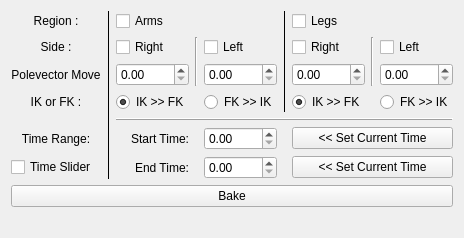
    <widget class="QWidget" name="matchBake">
     <attribute name="title">
      <string>Match Bake</string>
     </attribute>
     <layout class="QGridLayout" name="gridLayout">
      <item row="6" column="6" colspan="3">
       <widget class="QPushButton" name="setCurrentStartTime">
        <property name="text">
         <string>&lt;&lt; Set Current Time</string>
        </property>
       </widget>
      </item>
      <item row="7" column="6" colspan="3">
       <widget class="QPushButton" name="setCurrentEndTime">
        <property name="text">
         <string>&lt;&lt; Set Current Time</string>
        </property>
       </widget>
      </item>
      <item row="1" column="6">
       <widget class="QCheckBox" name="matchBake_legs">
        <property name="text">
         <string>Legs</string>
        </property>
       </widget>
      </item>
      <item row="2" column="7" rowspan="2">
       <widget class="Line" name="line_4">
        <property name="orientation">
         <enum>Qt::Vertical</enum>
        </property>
       </widget>
      </item>
      <item row="2" column="6">
       <widget class="QCheckBox" name="matchBake_legs_R">
        <property name="text">
         <string>Right</string>
        </property>
       </widget>
      </item>
      <item row="4" column="8">
       <widget class="QRadioButton" name="matchBake_legs_FKtoIK">
        <property name="text">
         <string>FK &gt;&gt; IK</string>
        </property>
        <attribute name="buttonGroup">
         <string notr="true">legs_radioButtonGrp</string>
        </attribute>
       </widget>
      </item>
      <item row="2" column="8">
       <widget class="QCheckBox" name="matchBake_legs_L">
        <property name="text">
         <string>Left</string>
        </property>
       </widget>
      </item>
      <item row="4" column="2">
       <widget class="QRadioButton" name="matchBake_arms_IKtoFK">
        <property name="text">
         <string>IK &gt;&gt; FK</string>
        </property>
        <property name="checked">
         <bool>true</bool>
        </property>
        <attribute name="buttonGroup">
         <string notr="true">arms_radioButtonGrp</string>
        </attribute>
       </widget>
      </item>
      <item row="4" column="6">
       <widget class="QRadioButton" name="matchBake_legs_IKtoFK">
        <property name="text">
         <string>IK &gt;&gt; FK</string>
        </property>
        <property name="checked">
         <bool>true</bool>
        </property>
        <attribute name="buttonGroup">
         <string notr="true">legs_radioButtonGrp</string>
        </attribute>
       </widget>
      </item>
      <item row="4" column="4">
       <widget class="QRadioButton" name="matchBake_arms_FKtoIK">
        <property name="text">
         <string>FK &gt;&gt; IK</string>
        </property>
        <attribute name="buttonGroup">
         <string notr="true">arms_radioButtonGrp</string>
        </attribute>
       </widget>
      </item>
      <item row="2" column="4">
       <widget class="QCheckBox" name="matchBake_arms_L">
        <property name="text">
         <string>Left</string>
        </property>
       </widget>
      </item>
      <item row="2" column="2">
       <widget class="QCheckBox" name="matchBake_arms_R">
        <property name="text">
         <string>Right</string>
        </property>
       </widget>
      </item>
      <item row="1" column="0">
       <widget class="QLabel" name="label_3">
        <property name="text">
         <string>Region :</string>
        </property>
        <property name="alignment">
         <set>Qt::AlignCenter</set>
        </property>
       </widget>
      </item>
      <item row="1" column="2">
       <widget class="QCheckBox" name="matchBake_arms">
        <property name="text">
         <string>Arms</string>
        </property>
       </widget>
      </item>
      <item row="6" column="2">
       <widget class="QLabel" name="startTime_label">
        <property name="text">
         <string>Start Time:</string>
        </property>
        <property name="alignment">
         <set>Qt::AlignRight|Qt::AlignTrailing|Qt::AlignVCenter</set>
        </property>
       </widget>
      </item>
      <item row="7" column="4">
       <widget class="QDoubleSpinBox" name="setEndTime"/>
      </item>
      <item row="6" column="4">
       <widget class="QDoubleSpinBox" name="setStartTime"/>
      </item>
      <item row="7" column="2">
       <widget class="QLabel" name="endTime_label">
        <property name="text">
         <string>End Time:</string>
        </property>
        <property name="alignment">
         <set>Qt::AlignRight|Qt::AlignTrailing|Qt::AlignVCenter</set>
        </property>
       </widget>
      </item>
      <item row="9" column="0" colspan="9">
       <widget class="QPushButton" name="doneMatchBake">
        <property name="text">
         <string>Bake</string>
        </property>
       </widget>
      </item>
      <item row="7" column="0">
       <widget class="QCheckBox" name="setTimeSlider">
        <property name="text">
         <string>Time Slider</string>
        </property>
       </widget>
      </item>
      <item row="6" column="0">
       <widget class="QLabel" name="label_6">
        <property name="text">
         <string>Time Range:</string>
        </property>
        <property name="alignment">
         <set>Qt::AlignCenter</set>
        </property>
       </widget>
      </item>
      <item row="5" column="2" colspan="7">
       <widget class="Line" name="line">
        <property name="frameShadow">
         <enum>QFrame::Raised</enum>
        </property>
        <property name="orientation">
         <enum>Qt::Horizontal</enum>
        </property>
       </widget>
      </item>
      <item row="1" column="1" rowspan="7">
       <widget class="Line" name="line_2">
        <property name="frameShadow">
         <enum>QFrame::Plain</enum>
        </property>
        <property name="orientation">
         <enum>Qt::Vertical</enum>
        </property>
       </widget>
      </item>
      <item row="10" column="0" colspan="9">
       <widget class="QLabel" name="label_14">
        <property name="text">
         <string/>
        </property>
       </widget>
      </item>
      <item row="4" column="0">
       <widget class="QLabel" name="label_5">
        <property name="text">
         <string>IK or FK :</string>
        </property>
        <property name="alignment">
         <set>Qt::AlignCenter</set>
        </property>
       </widget>
      </item>
      <item row="3" column="4">
       <widget class="QDoubleSpinBox" name="matchPv_arms_l"/>
      </item>
      <item row="3" column="2">
       <widget class="QDoubleSpinBox" name="matchPv_arms_r"/>
      </item>
      <item row="3" column="6">
       <widget class="QDoubleSpinBox" name="matchPv_legs_r"/>
      </item>
      <item row="3" column="0">
       <widget class="QLabel" name="label_11">
        <property name="text">
         <string>Polevector Move</string>
        </property>
        <property name="alignment">
         <set>Qt::AlignCenter</set>
        </property>
       </widget>
      </item>
      <item row="3" column="8">
       <widget class="QDoubleSpinBox" name="matchPv_legs_l"/>
      </item>
      <item row="2" column="3" rowspan="2">
       <widget class="Line" name="line_3">
        <property name="orientation">
         <enum>Qt::Vertical</enum>
        </property>
       </widget>
      </item>
      <item row="2" column="0">
       <widget class="QLabel" name="label_4">
        <property name="text">
         <string>Side :</string>
        </property>
        <property name="alignment">
         <set>Qt::AlignCenter</set>
        </property>
       </widget>
      </item>
      <item row="1" column="5" rowspan="4">
       <widget class="Line" name="line_5">
        <property name="frameShadow">
         <enum>QFrame::Plain</enum>
        </property>
        <property name="orientation">
         <enum>Qt::Vertical</enum>
        </property>
       </widget>
      </item>
     </layout>
    </widget>
